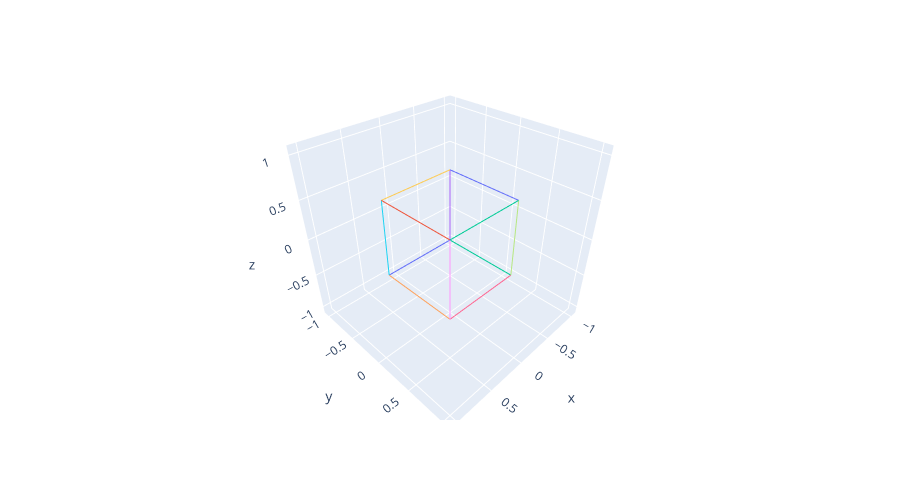

The notebook cell this image was saved under:
### Markdown cell above
Draw a familiar 3D cube in "3D", but since the computer screen is flat, what we are actually doing is projecting the edges of the 3D cube onto a 2D plane. Hopefully this plot is interactive so the user can use the mouse to drag the 3D cube around and see if from different angles. I think this gives the sense of 3D because our brains already have experience with seeing 3D objects from different angles, so our brains put it together for us.

### Code cell
# draw 3-cube in 3 dimensions
# hopefully 3D plot is interactive
draw3d(edges3d)

### Figure 1 — Plotly figure (JSON) as saved in the notebook; plotly's stock layout.template omitted (floating-point values rounded to 4 significant figures)
{"data": [{"hovertemplate": "color=0.0<br>x=%{x}<br>y=%{y}<br>z=%{z}<extra></extra>", "legendgroup": "0.0", "line": {"color": "#636efa", "dash": "solid"}, "marker": {"symbol": "circle"}, "mode": "lines", "name": "0.0", "scene": "scene", "showlegend": true, "type": "scatter3d", "x": [-0.5, 0.5], "y": [-0.5, -0.5], "z": [-0.5, -0.5]}, {"hovertemplate": "color=1.0<br>x=%{x}<br>y=%{y}<br>z=%{z}<extra></extra>", "legendgroup": "1.0", "line": {"color": "#00cc96", "dash": "solid"}, "marker": {"symbol": "circle"}, "mode": "lines", "name": "1.0", "scene": "scene", "showlegend": true, "type": "scatter3d", "x": [-0.5, -0.5], "y": [-0.5, 0.5], "z": [-0.5, -0.5]}, {"hovertemplate": "color=2.0<br>x=%{x}<br>y=%{y}<br>z=%{z}<extra></extra>", "legendgroup": "2.0", "line": {"color": "#ab63fa", "dash": "solid"}, "marker": {"symbol": "circle"}, "mode": "lines", "name": "2.0", "scene": "scene", "showlegend": true, "type": "scatter3d", "x": [-0.5, -0.5], "y": [-0.5, -0.5], "z": [-0.5, 0.5]}, {"hovertemplate": "color=3.0<br>x=%{x}<br>y=%{y}<br>z=%{z}<extra></extra>", "legendgroup": "3.0", "line": {"color": "#FFA15A", "dash": "solid"}, "marker": {"symbol": "circle"}, "mode": "lines", "name": "3.0", "scene": "scene", "showlegend": true, "type": "scatter3d", "x": [0.5, 0.5], "y": [-0.5, 0.5], "z": [-0.5, -0.5]}, {"hovertemplate": "color=4.0<br>x=%{x}<br>y=%{y}<br>z=%{z}<extra></extra>", "legendgroup": "4.0", "line": {"color": "#19d3f3", "dash": "solid"}, "marker": {"symbol": "circle"}, "mode": "lines", "name": "4.0", "scene": "scene", "showlegend": true, "type": "scatter3d", "x": [0.5, 0.5], "y": [-0.5, -0.5], "z": [-0.5, 0.5]}, {"hovertemplate": "color=5.0<br>x=%{x}<br>y=%{y}<br>z=%{z}<extra></extra>", "legendgroup": "5.0", "line": {"color": "#FF6692", "dash": "solid"}, "marker": {"symbol": "circle"}, "mode": "lines", "name": "5.0", "scene": "scene", "showlegend": true, "type": "scatter3d", "x": [-0.5, 0.5], "y": [0.5, 0.5], "z": [-0.5, -0.5]}, {"hovertemplate": "color=6.0<br>x=%{x}<br>y=%{y}<br>z=%{z}<extra></extra>", "legendgroup": "6.0", "line": {"color": "#B6E880", "dash": "solid"}, "marker": {"symbol": "circle"}, "mode": "lines", "name": "6.0", "scene": "scene", "showlegend": true, "type": "scatter3d", "x": [-0.5, -0.5], "y": [0.5, 0.5], "z": [-0.5, 0.5]}, {"hovertemplate": "color=7.0<br>x=%{x}<br>y=%{y}<br>z=%{z}<extra></extra>", "legendgroup": "7.0", "line": {"color": "#FF97FF", "dash": "solid"}, "marker": {"symbol": "circle"}, "mode": "lines", "name": "7.0", "scene": "scene", "showlegend": true, "type": "scatter3d", "x": [0.5, 0.5], "y": [0.5, 0.5], "z": [-0.5, 0.5]}, {"hovertemplate": "color=8.0<br>x=%{x}<br>y=%{y}<br>z=%{z}<extra></extra>", "legendgroup": "8.0", "line": {"color": "#FECB52", "dash": "solid"}, "marker": {"symbol": "circle"}, "mode": "lines", "name": "8.0", "scene": "scene", "showlegend": true, "type": "scatter3d", "x": [-0.5, 0.5], "y": [-0.5, -0.5], "z": [0.5, 0.5]}, {"hovertemplate": "color=9.0<br>x=%{x}<br>y=%{y}<br>z=%{z}<extra></extra>", "legendgroup": "9.0", "line": {"color": "#636efa", "dash": "solid"}, "marker": {"symbol": "circle"}, "mode": "lines", "name": "9.0", "scene": "scene", "showlegend": true, "type": "scatter3d", "x": [-0.5, -0.5], "y": [-0.5, 0.5], "z": [0.5, 0.5]}, {"hovertemplate": "color=10.0<br>x=%{x}<br>y=%{y}<br>z=%{z}<extra></extra>", "legendgroup": "10.0", "line": {"color": "#EF553B", "dash": "solid"}, "marker": {"symbol": "circle"}, "mode": "lines", "name": "10.0", "scene": "scene", "showlegend": true, "type": "scatter3d", "x": [0.5, 0.5], "y": [-0.5, 0.5], "z": [0.5, 0.5]}, {"hovertemplate": "color=11.0<br>x=%{x}<br>y=%{y}<br>z=%{z}<extra></extra>", "legendgroup": "11.0", "line": {"color": "#00cc96", "dash": "solid"}, "marker": {"symbol": "circle"}, "mode": "lines", "name": "11.0", "scene": "scene", "showlegend": true, "type": "scatter3d", "x": [-0.5, 0.5], "y": [0.5, 0.5], "z": [0.5, 0.5]}], "layout": {"height": 500, "legend": {"title": {"text": "color"}, "tracegroupgap": 0}, "margin": {"t": 60}, "scene": {"domain": {"x": [0, 1], "y": [0, 1]}, "xaxis": {"range": [-1.1, 1.1], "title": {"text": "x"}}, "yaxis": {"range": [-1.1, 1.1], "title": {"text": "y"}}, "zaxis": {"range": [-1.1, 1.1], "title": {"text": "z"}}}, "showlegend": false}}
